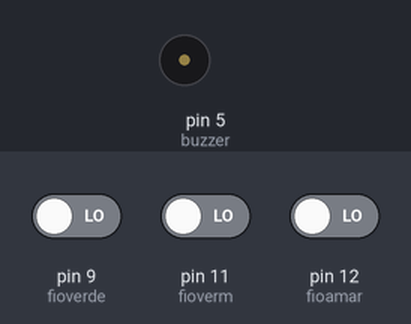
Simulated run of this sketch. Board: Arduino Uno, built with avr-gcc and run on an emulated ATmega328P. On the bench: buzzer (waves = sounding). The inputs (shaded band) are chosen by the test bench; at power-on: pin 9 (fioverde) LOW, pin 11 (fioverm) LOW, pin 12 (fioamar) LOW. What the sketch prints to the serial monitor is not drawn.

Above: at 0.1 s.
Timing chart, 0 to 34.5 s (numbered marks = the images above):
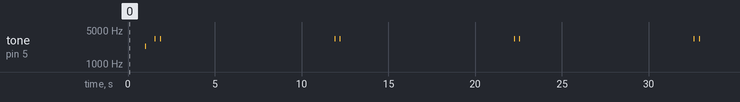

The sketch:

codigobomba.ino
```cpp
int ESTADO = 0;
int TEMPO = 35;
int fioverde = 9;
int fioverm = 11;
int fioamar = 12;
int buzzer = 5;

void setup() {
  pinMode(fioverde, INPUT);
  pinMode(fioverm, INPUT);
  pinMode(fioamar, INPUT);
  pinMode(buzzer, OUTPUT);
  Serial.begin(9600);
  Serial.print("START");
}

void loop() {

  while (ESTADO == 0 || ESTADO == 1 || ESTADO == 2) {
    temporizador();

    if (TEMPO >= 25) {
      apitotempo();
    } else {
      apitorapido();
    }

    if (digitalRead(fioamar) && digitalRead(fioverm) && digitalRead(fioverde)) {
      ESTADO = 0;
    } else if (digitalRead(fioamar) && digitalRead(fioverm) && !digitalRead(fioverde)) {
      ESTADO = 1;
    } else if (!digitalRead(fioamar) && digitalRead(fioverm) && !digitalRead(fioverde)) {
      ESTADO = 2;
    } else if (!digitalRead(fioamar) && !digitalRead(fioverm) && !digitalRead(fioverde)) {
      ESTADO = 3;
    } else if (TEMPO < 1) {
      ESTADO = 4;
    } else {
      ESTADO = 4;
    }
  }

  if (ESTADO == 3) {
    tone(buzzer, 3300);
    delay(50);
    noTone(buzzer);
    delay(250);
    tone(buzzer, 3300);
    delay(50);
    noTone(buzzer);
    Serial.println("ganhou :)");
    delay(10000);
  }

  if (ESTADO == 4) {
    TEMPO = 0;
    boom();
    Serial.println("perdeu :(");
  }
}

void apitotempo() {
  tone(buzzer, 2300);
  delay(50);
  noTone(buzzer);
  delay(500);
}

void apitorapido() {
  tone(buzzer, 3300);
  delay(50);
  noTone(buzzer);
}

void temporizador() {
  TEMPO = TEMPO - 1;
  Serial.println(TEMPO);
  delay(1000);
}

void boom() {
  tone(buzzer, 443);
  delay(500);
  noTone(buzzer);
}
```

Measured:
- by itself, tone on pin 5 (buzzer): plays 2300 Hz for 0.05 s, 3300 Hz for 0.05 s, 3300 Hz for 0.05 s, 3300 Hz for 0.05 s, 3300 Hz for 0.05 s, 3300 Hz for 0.05 s … (9 notes in this stretch)
